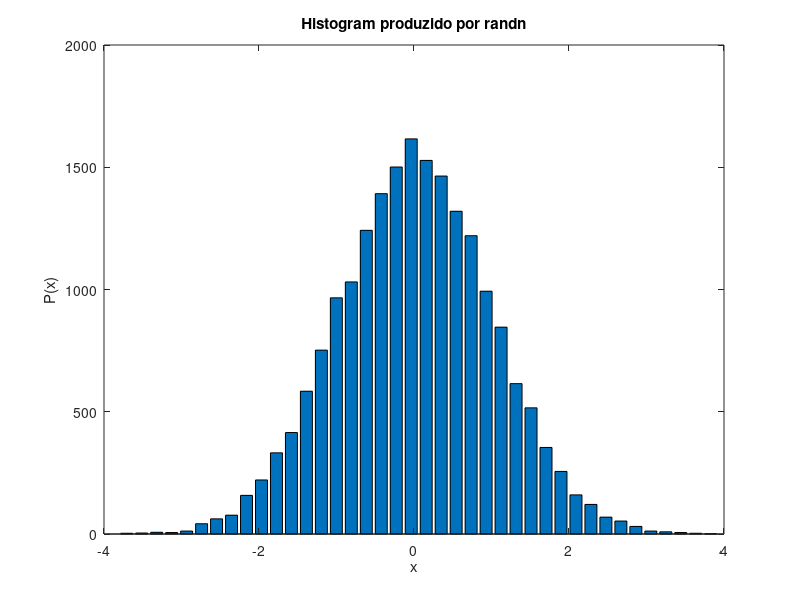

Write MATLAB code to recreate this figure. (Note: this script raises an error after producing the figure.)
% Example 2.3
% Use a large data set generated by randn to determine if these data have a Gaussian probability 
% distribution. Also estimate the probability distribution of the data produced by rand.
clear all;
close all;
clc;

% Função para calcular o histograma de um conjunto de dados
% [ht,xout] = hist(x,nu_bins); % Calculate the histogram of data in x
% where the inputs are the data set vector, x, and nu_bins are the number of bins desired. 

% Example 2.3 Evaluation of the distribution of data produced by MATLAB's
% rand and randn functions.
N = 20000;  % Numero de pontos de dados
nu_bins = 40;  % Numero de bins
y = randn(1,N);  % Gerador de ruido Gaussiano aleatório

[ht,xout] = hist(y,nu_bins);  % Calcula o histograma dos dados em y
figure(1);  % Cria uma nova figura
bar(xout, ht);  % Plota o histograma
xlabel('x');  % Rotula o eixo x
ylabel('P(x)');  % Rotula o eixo y 
title('Histogram produzido por randn');  % Adiciona um título ao gráfico
subtitle('Ruido Gaussiano Aleatório');  % Adiciona um subtítulo ao gráfico



figure(2);  % Cria uma nova figura
ht_norm = ht/max(ht);  % Normaliza o histograma
bar(xout, ht_norm);  % Plota o histograma
xlabel('x');  % Rotula o eixo x
ylabel('P(x)');  % Rotula o eixo y 
title('Histogram produzido por randn');  % Adiciona um título ao gráfico
subtitle('Ruido Gaussiano Aleatório Normalizado');  % Adiciona um subtítulo ao gráfico
